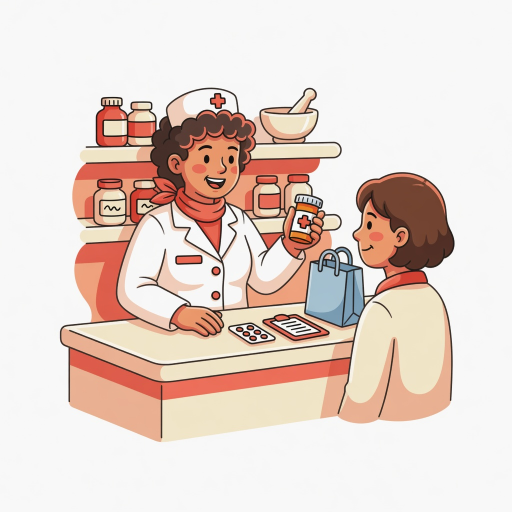
#> input picture assets/component-library/product-training-precautions/source/pre-consult-src.jpg, 1024 x 1024 px (shown at 1/2 size)
$ python whitekey-cutout.py ../../../assets/component-library/product-training-precautions/source/pre-consult-src.jpg out.png
#> lines starting #> are read from the running program, lines starting #| are printed output that depends on the picture; after the words box and inside, x2 and y2 are one past the last pixel; in counts of white or black regions, pixels touching at a corner belong together
#!/usr/bin/env python3
"""白底位图 → RGBA 抠图：贴边连通近白背景置透明 + 边缘去白晕 + 适配烘焙尺寸。

Usage:
  python3 scripts/whitekey-cutout.py in.png out.png [--size 900x874] [--tol 26]

流程：近白连通域（贴边）→ 背景；alpha 高斯微羽化；半透明像素按白底合成公式
反解前景色（去白边）；--size 时按宽高比 contain 进目标画布并居中。
"""
from __future__ import annotations

import argparse
from pathlib import Path

import numpy as np
from PIL import Image
from scipy import ndimage


def cutout(im: Image.Image, tol: int) -> Image.Image:
#> called with tol = 26
    a = np.asarray(im.convert("RGBA")).astype(np.float32)
    rgb, alpha = a[:, :, :3], a[:, :, 3]
#> alpha: shape (1024, 1024) float32; every value is 255

    nearwhite = (rgb.min(axis=2) > 255 - tol) & (alpha > 200)
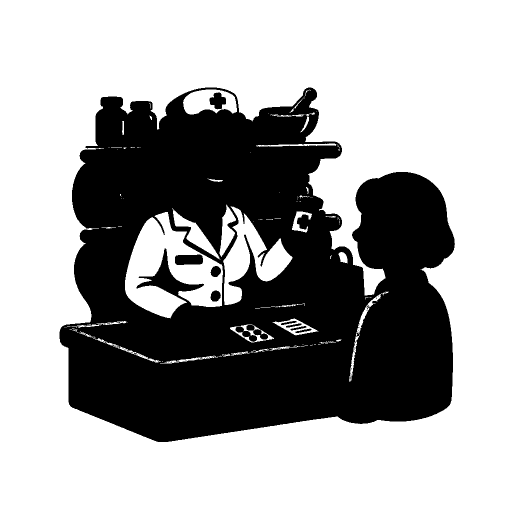
#> nearwhite: shape (1024, 1024) bool (shown at 1/2 size); 63.6% white; 73 black regions (64 under 20 px), largest, box (x1, y1, x2, y2) and area: (119, 175, 910, 884) 379020, (350, 509, 406, 530) 1053, (419, 185, 452, 219) 737
    lab, n = ndimage.label(nearwhite, structure=np.ones((3, 3)))
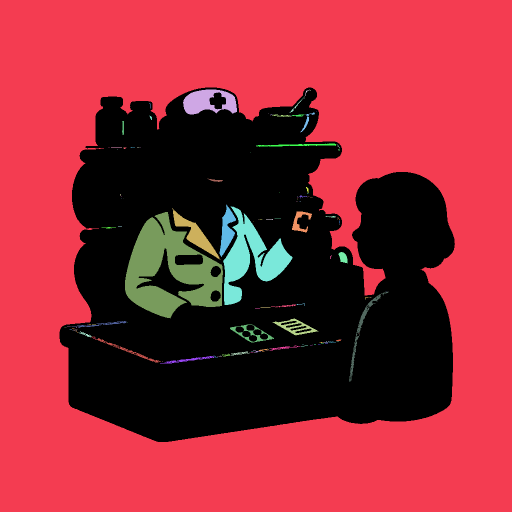
#> lab: shape (1024, 1024) int32 (shown at 1/2 size); 141 distinct labels, from 0 to 140; one colour per label, 0 black
#> n = 140
    border = np.unique(np.concatenate([lab[0, :], lab[-1, :], lab[:, 0], lab[:, -1]]))
#> border = [1]
    bg_ids = border[border > 0]
#> bg_ids = [1]
    background = np.isin(lab, bg_ids) if bg_ids.size else np.zeros_like(nearwhite)
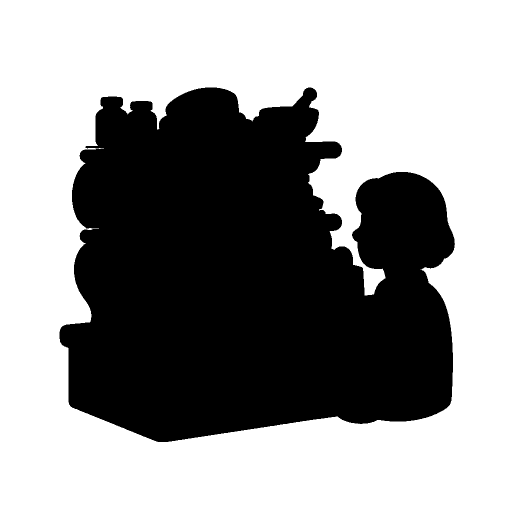
#> background: shape (1024, 1024) bool (shown at 1/2 size); 59.1% white; 2 black regions (1 under 20 px), largest, box (x1, y1, x2, y2) and area: (119, 175, 910, 884) 428789

    out_a = np.where(background, 0.0, 255.0)
    out_a = ndimage.gaussian_filter(out_a, sigma=0.8)
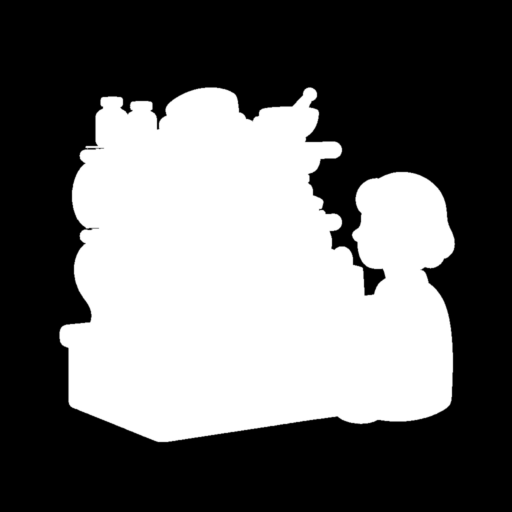
#> out_a: shape (1024, 1024) float64 (shown at 1/2 size); min 0, max 255, mean 104.3; drawn with min black and max white

    # 去白晕：c = α·f + (1-α)·255  →  f = (c - (1-α)·255) / α
    semi = (out_a > 8) & (out_a < 250)
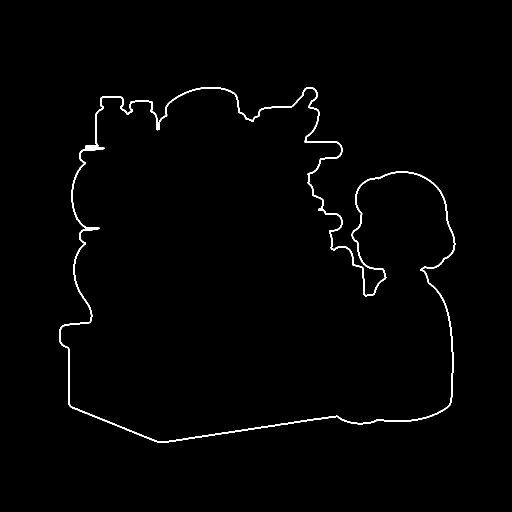
#> semi: shape (1024, 1024) bool (shown at 1/2 size); 1.1% white; 1 white region, box (x1, y1, x2, y2) and area: (118, 174, 911, 885) 11909
    af = (out_a[semi] / 255.0)[:, None]
#> af = 11909 values, max 0.979 at index 2504, min 0.0326 at index 4061, mean 0.59
    a[:, :, :3][semi] = np.clip((rgb[semi] - (1 - af) * 255.0) / af, 0, 255)
    a[:, :, 3] = out_a
    return Image.fromarray(a.astype(np.uint8))


def fit_canvas(im: Image.Image, w: int, h: int) -> Image.Image:
    a = np.asarray(im)[:, :, 3]
    ys, xs = np.where(a > 8)
    if not ys.size:
        raise SystemExit("no subject after cutout")
    sub = im.crop((xs.min(), ys.min(), xs.max() + 1, ys.max() + 1))
    scale = min(w / sub.width, h / sub.height)
    sub = sub.resize((max(1, round(sub.width * scale)), max(1, round(sub.height * scale))),
                     Image.LANCZOS)
    canvas = Image.new("RGBA", (w, h), (0, 0, 0, 0))
    canvas.paste(sub, ((w - sub.width) // 2, (h - sub.height) // 2), sub)
    return canvas


def main() -> None:
    ap = argparse.ArgumentParser()
    ap.add_argument("src", type=Path)
    ap.add_argument("dst", type=Path)
    ap.add_argument("--size", default=None, help="WxH，contain 适配；缺省=裁切后原样输出")
    ap.add_argument("--tol", type=int, default=26)
    args = ap.parse_args()

    out = cutout(Image.open(args.src), args.tol)
    if args.size:
        w, h = (int(x) for x in args.size.lower().split("x"))
        out = fit_canvas(out, w, h)
    args.dst.parent.mkdir(parents=True, exist_ok=True)
    out.save(args.dst)
    print(f"{args.src} -> {args.dst} {out.size}")
#| ../../../assets/component-library/product-training-precautions/source/pre-consult-src.jpg -> out.png (1024, 1024)


if __name__ == "__main__":
    main()
